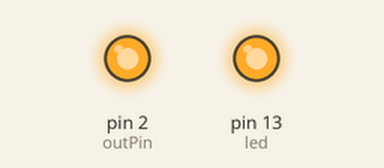
Bench run of a sketch on a simulated Arduino Uno, built with avr-gcc and run on an emulated ATmega328P. On the bench: output pins drawn as LEDs (lit = HIGH).

Above: at 3.0 s.
At 8.5 s:
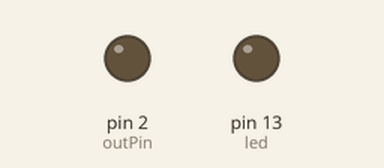
Timing chart, 0 to 14.3 s (numbered marks = the images above):
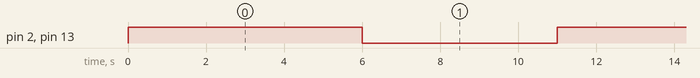

The sketch:

pump.ino
```cpp
int pumpTime = 6000;
int waitTime = 5000; // 1000*3600*24 - pumpTime
int outPin = 2;
int led = LED_BUILTIN;

void setup() {
    // put your setup code here, to run once:

    pinMode(outPin, OUTPUT);
    pinMode(led, OUTPUT);

}

void loop() {
    // put your main code here, to run repeatedly:
    digitalWrite(outPin, HIGH);  // send current to start pump
    digitalWrite(led, HIGH);  // Light led light
    delay(pumpTime);  // Wiat for the pump to work
    digitalWrite(outPin, LOW);  // stop the pump
    digitalWrite(led, LOW); // turn off the led light
    delay(waitTime);  // wait untill the pump should work again


}
```

Measured:
- by itself, pin 2 (outPin), pin 13 (led): alternates HIGH for 6.0 s and LOW for 5.0 s
